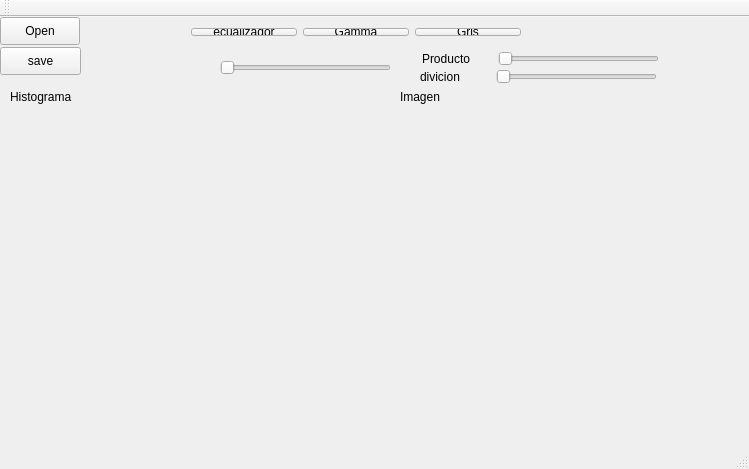
<?xml version="1.0" encoding="UTF-8"?>
<ui version="4.0">
 <class>MainWindow</class>
 <widget class="QMainWindow" name="MainWindow">
  <property name="geometry">
   <rect>
    <x>0</x>
    <y>0</y>
    <width>749</width>
    <height>469</height>
   </rect>
  </property>
  <property name="windowTitle">
   <string>MainWindow</string>
  </property>
  <widget class="QWidget" name="centralWidget">
   <widget class="QLabel" name="label">
    <property name="geometry">
     <rect>
      <x>390</x>
      <y>100</y>
      <width>351</width>
      <height>321</height>
     </rect>
    </property>
    <property name="autoFillBackground">
     <bool>true</bool>
    </property>
    <property name="text">
     <string/>
    </property>
   </widget>
   <widget class="QWidget" name="layoutWidget">
    <property name="geometry">
     <rect>
      <x>180</x>
      <y>40</y>
      <width>211</width>
      <height>22</height>
     </rect>
    </property>
    <layout class="QHBoxLayout" name="horizontalLayout">
     <item>
      <widget class="QLabel" name="label_2">
       <property name="text">
        <string>Brillo</string>
       </property>
      </widget>
     </item>
    </layout>
   </widget>
   <widget class="QSlider" name="horizontalSlider">
    <property name="geometry">
     <rect>
      <x>220</x>
      <y>40</y>
      <width>171</width>
      <height>21</height>
     </rect>
    </property>
    <property name="minimum">
     <number>0</number>
    </property>
    <property name="maximum">
     <number>100</number>
    </property>
    <property name="orientation">
     <enum>Qt::Horizontal</enum>
    </property>
   </widget>
   <widget class="QLabel" name="Histograma">
    <property name="geometry">
     <rect>
      <x>10</x>
      <y>100</y>
      <width>351</width>
      <height>321</height>
     </rect>
    </property>
    <property name="autoFillBackground">
     <bool>true</bool>
    </property>
    <property name="text">
     <string/>
    </property>
   </widget>
   <widget class="QLabel" name="label_4">
    <property name="geometry">
     <rect>
      <x>10</x>
      <y>70</y>
      <width>81</width>
      <height>20</height>
     </rect>
    </property>
    <property name="text">
     <string>Histograma</string>
    </property>
   </widget>
   <widget class="QLabel" name="label_5">
    <property name="geometry">
     <rect>
      <x>400</x>
      <y>70</y>
      <width>81</width>
      <height>20</height>
     </rect>
    </property>
    <property name="text">
     <string>Imagen</string>
    </property>
   </widget>
   <widget class="QPushButton" name="OpenImage">
    <property name="geometry">
     <rect>
      <x>0</x>
      <y>0</y>
      <width>80</width>
      <height>28</height>
     </rect>
    </property>
    <property name="text">
     <string>Open</string>
    </property>
   </widget>
   <widget class="QPushButton" name="Save">
    <property name="geometry">
     <rect>
      <x>0</x>
      <y>30</y>
      <width>81</width>
      <height>28</height>
     </rect>
    </property>
    <property name="text">
     <string>save</string>
    </property>
   </widget>
   <widget class="QSlider" name="Contraste">
    <property name="geometry">
     <rect>
      <x>498</x>
      <y>34</y>
      <width>161</width>
      <height>16</height>
     </rect>
    </property>
    <property name="minimum">
     <number>1</number>
    </property>
    <property name="maximum">
     <number>50</number>
    </property>
    <property name="singleStep">
     <number>1</number>
    </property>
    <property name="pageStep">
     <number>10</number>
    </property>
    <property name="orientation">
     <enum>Qt::Horizontal</enum>
    </property>
   </widget>
   <widget class="QLabel" name="label_6">
    <property name="geometry">
     <rect>
      <x>420</x>
      <y>50</y>
      <width>69</width>
      <height>20</height>
     </rect>
    </property>
    <property name="text">
     <string>divicion</string>
    </property>
   </widget>
   <widget class="QSlider" name="Divicion">
    <property name="geometry">
     <rect>
      <x>496</x>
      <y>52</y>
      <width>161</width>
      <height>16</height>
     </rect>
    </property>
    <property name="minimum">
     <number>1</number>
    </property>
    <property name="maximum">
     <number>50</number>
    </property>
    <property name="singleStep">
     <number>1</number>
    </property>
    <property name="pageStep">
     <number>10</number>
    </property>
    <property name="orientation">
     <enum>Qt::Horizontal</enum>
    </property>
   </widget>
   <widget class="QWidget" name="">
    <property name="geometry">
     <rect>
      <x>180</x>
      <y>0</y>
      <width>352</width>
      <height>30</height>
     </rect>
    </property>
    <layout class="QHBoxLayout" name="horizontalLayout_2">
     <item>
      <widget class="QPushButton" name="Equalisacion">
       <property name="text">
        <string>ecualizador</string>
       </property>
      </widget>
     </item>
     <item>
      <widget class="QPushButton" name="Gamma">
       <property name="text">
        <string>Gamma</string>
       </property>
      </widget>
     </item>
     <item>
      <widget class="QPushButton" name="Griss">
       <property name="text">
        <string>Gris</string>
       </property>
      </widget>
     </item>
    </layout>
   </widget>
   <widget class="QLabel" name="label_3">
    <property name="geometry">
     <rect>
      <x>422</x>
      <y>32</y>
      <width>69</width>
      <height>20</height>
     </rect>
    </property>
    <property name="text">
     <string>Producto</string>
    </property>
   </widget>
  </widget>
  <widget class="QToolBar" name="mainToolBar">
   <attribute name="toolBarArea">
    <enum>TopToolBarArea</enum>
   </attribute>
   <attribute name="toolBarBreak">
    <bool>false</bool>
   </attribute>
  </widget>
  <widget class="QStatusBar" name="statusBar"/>
 </widget>
 <layoutdefault spacing="6" margin="11"/>
 <resources/>
 <connections/>
</ui>
